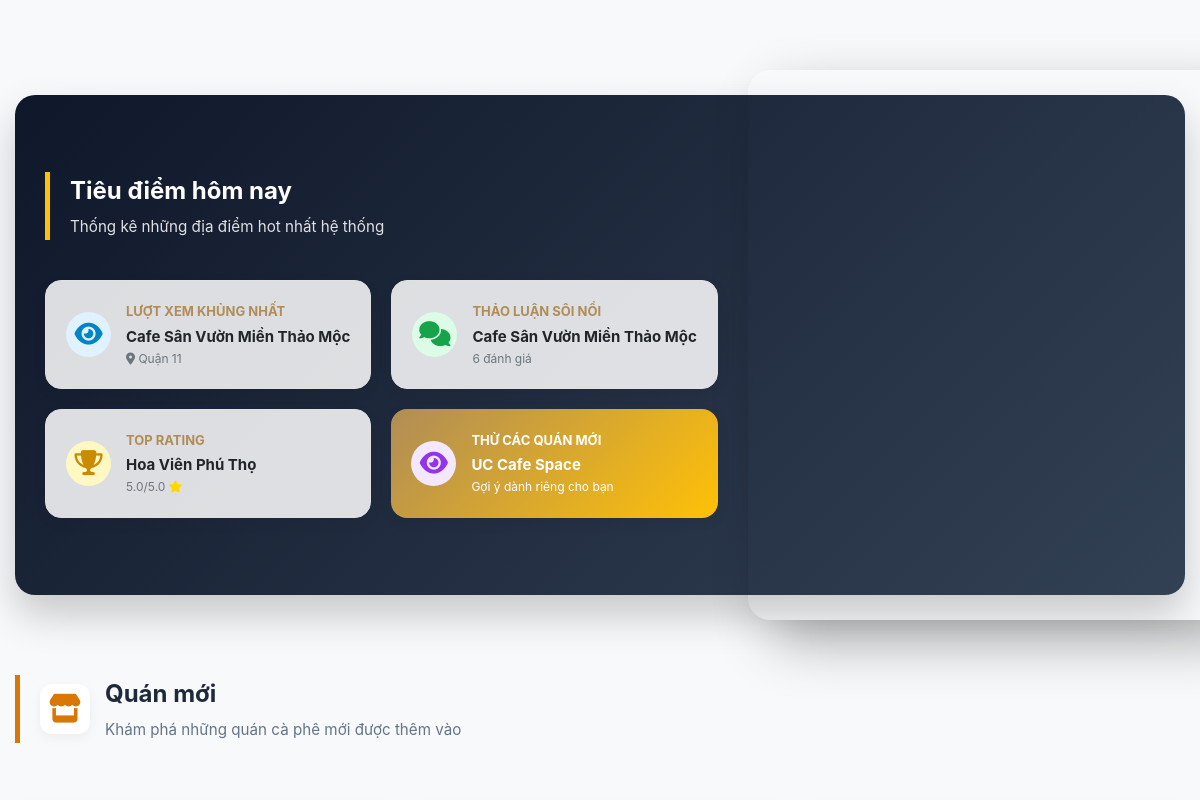
The app's page / (middle part), older data.
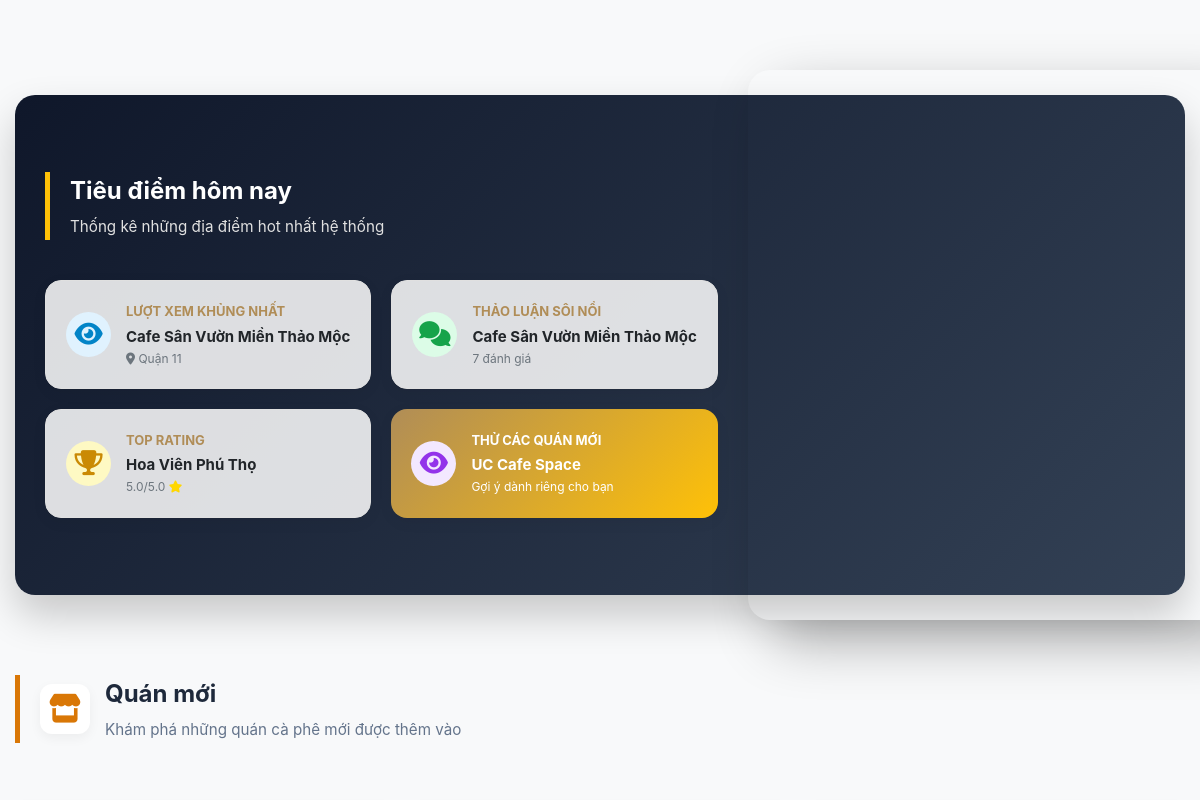
The same page, newer data.
### shops/models.py (models this page shows, shortened)
class CafeShop(models.Model):
    name = models.CharField(max_length = 200)
    address = models.CharField(max_length = 300)
    district = models.CharField(max_length=100, choices=DISTRICT_CHOICES)
    tags = models.CharField(max_length = 300, blank = True)
    amenities = models.CharField(max_length = 300, blank = True) #Tiện ích các thứ như Wifi, Chỗ đậu xe...
    description = models.CharField(max_length = 300, blank = True) #Tối đa 20 chữ
    price_range = models.CharField(max_length=100, choices=PRICE_CHOICES, blank=True)
    cover_image = models.ImageField(upload_to = 'covers/', blank = True, null = True)
    rating = models.FloatField(default = 0, validators = [MinValueValidator(0), MaxValueValidator(5)])
    latitude = models.FloatField(null=True, blank=True)
    longitude = models.FloatField(null=True, blank=True)
    avg_service = models.FloatField(default = 0)
    avg_ambiance = models.FloatField(default = 0)
    avg_drink = models.FloatField(default = 0)
    avg_price = models.FloatField(default = 0)
    def get_tag_list(self):
        if self.tags:
            return self.tags.split(',')
        return []

### shops/views.py (the view)
# urls.py: path('', views.home_view, name='home'),
def home_view(request):
    hot_shops = CafeShop.objects.filter(rating__gte=4.0).order_by('-rating')[:10]
    new_shops = CafeShop.objects.all().order_by('-id')[:10]
    popular_shops = CafeShop.objects.annotate(review_count=Count('reviews')).order_by('-review_count')[:10]
    most_viewed_data = ShopViewLog.objects.values('shop').annotate(total=Count('id')).order_by('-total').first()
    most_viewed_shop = CafeShop.objects.get(pk=most_viewed_data['shop']) if most_viewed_data else None
    most_commented_shop = CafeShop.objects.annotate(total_reviews=Count('reviews')).order_by('-total_reviews').first()
    top_rated_shop = hot_shops.first()
    random_shop = CafeShop.objects.order_by('?').first()
    context = {
        'new_shop': new_shops,
        'hot_shop': hot_shops,
        'popular_shop': popular_shops,
        'most_viewed_shop': most_viewed_shop,
        'most_commented_shop': most_commented_shop,
        'top_rated_shop': top_rated_shop,
        'random_shop': random_shop,
    }
    return render(request, 'home.html', context)

### templates/home.html (shortened to what this page needs)
{% extends 'base.html' %}
{% load static %}
{% block extra_styles %}
    <link rel="stylesheet" href="{% static 'css/home.css' %}">
{% endblock extra_styles %}
{% block content %}
    <section class="content-section">
        <div class="carousel-container">
            <div class="swiper-pagination"></div>
        </div>
    </section>
    <section class="content-section">
        <div class="container split-layout">
            <div class="left-col">
                <div class="section-header">
                    <div class="section-title">
                        <h2>Tiêu điểm hôm nay</h2>
                        <p>Thống kê những địa điểm hot nhất hệ thống</p>
                    </div>
                </div>
                <div class="stats-grid">
                    {% if most_viewed_shop %}
                        <a href="{% url 'shop_detail' most_viewed_shop.id %}" class="stats-card">
                            <div class="stats-icon view">
                                <i class="fa-solid fa-eye"></i>
                            </div>
                            <div class="stat-info">
                                <span class="stat-label">Lượt xem khủng nhất</span>
                                <h4 class="stat-name">{{ most_viewed_shop.name }}</h4>
                                <span class="stat-sub">
                                    <i class="fa-solid fa-location-dot"></i>
                                    {{ most_viewed_shop.district }}
                                </span>
                            </div>
                        </a>
                    {% endif %}
                    {% if most_commented_shop %}
                        <a href="{% url 'shop_detail' most_commented_shop.id %}" class="stats-card">
                            <div class="stats-icon comment">
                                <i class="fa-solid fa-comments"></i>
                            </div>
                            <div class="stat-info">
                                <span class="stat-label">Thảo luận sôi nổi</span>
                                <h4 class="stat-name">{{ most_commented_shop.name }}</h4>
                                <span class="stat-sub">{{ most_commented_shop.reviews.count }} đánh giá</span>
                            </div>
                        </a>
                    {% endif %}
                    {% if top_rated_shop %}
                        <a href="{% url 'shop_detail' top_rated_shop.id %}" class="stats-card">
                            <div class="stats-icon rating">
                                <i class="fa-solid fa-trophy"></i>
                            </div>
                            <div class="stat-info">
                                <span class="stat-label">Top Rating</span>
                                <h4 class="stat-name">{{ top_rated_shop.name }}</h4>
                                <span class="stat-sub">
                                    {{ top_rated_shop.rating }}/5.0
                                    <i class="fa-solid fa-star" style="color: gold;"></i>
                                </span>
                            </div>
                        </a>
                    {% endif %}
                    {% if random_shop %}
                        <a href="{% url 'shop_detail' random_shop.id %}" class="stats-card random-card">
                            <div class="stats-icon random">
                                <i class="fa-solid fa-eye"></i>
                            </div>
                            <div class="stat-info">
                                <span class="stat-label">Thử các quán mới</span>
                                <h4 class="stat-name">{{ random_shop.name }}</h4>
                                <span class="stat-sub">Gợi ý dành riêng cho bạn</span>
                            </div>
                        </a>
                    {% endif %}
                </div>
            </div>
            <div class="right-col">
                <div class="video-wrapper">
                    <video autoplay muted loop playsinline
                           poster="https://cdn.pixabay.com/photo/2017/05/19/07/34/teacup-2325722_1280.jpg">
                        <source src="{% static 'videos/video.mp4' %}"
                                type="video/mp4">
                    </video>
                </div>
            </div>
        </div>
    </section>
    <section class="content-section">
        <div class="section-header">
            <i class="fa-solid fa-store"></i>
            <div class="section-title">
                <h2>Quán mới</h2>
                <p>Khám phá những quán cà phê mới được thêm vào</p>
            </div>
        </div>
        <div class="carousel-container">
            <div class="card-list swiper">
            </div>
        </div>
    </section>
{% endblock %}

### templates/base.html (shortened to what this page needs)
{% load static %}
<!DOCTYPE html>
<html lang="vi">
<head>
    <link rel="stylesheet" href="https://cdnjs.cloudflare.com/ajax/libs/font-awesome/6.5.1/css/all.min.css">
    <link rel="stylesheet" href="https://cdn.jsdelivr.net/npm/swiper@12/swiper-bundle.min.css"/>
    <link rel="stylesheet" href="{% static 'css/style.css' %}">
    <link rel="stylesheet" href="https://unpkg.com/leaflet@1.9.4/dist/leaflet.css"/>
    {% block extra_styles %}
    {% endblock extra_styles %}
</head>
<body>
<main class="main-content container">
    {% block content %}
    {% endblock content %}
</main>
</body>
</html>

### static/css/style.css (style rules this page uses)
:root { --font-primary: -apple-system, BlinkMacSystemFont, "Segoe UI", Roboto, "Helvetica Neue", Arial, sans-serif; --primary-color: #865200; --color-dark: #212529; --color-muted: #6c757d; --color-light: #495057; --color-bg: #f8f9fa; --color-white: #ffffff; --color-border: #e0e0e0; --color-accent: #b08d57; --color-star: #ffc107; --container-width: 1200px; --border-radius: 8px; --box-shadow: 0 4px 12px rgba(0, 0, 0, 0.05); }
* { box-sizing: border-box; margin: 0; padding: 0; }
body { font-family: var(--font-primary); background-color: var(--color-bg); color: var(--color-dark); line-height: 1.6; }
a { text-decoration: none; color: inherit; }
.container { max-width: var(--container-width); margin-left: auto; margin-right: auto; padding-left: 15px; padding-right: 15px; }
.swiper { max-width: 100%; overflow: hidden; padding: 20px 0; position: static; }
.swiper-pagination { position: relative; bottom: auto; margin-top: 30px; }

### static/css/home.css (style rules this page uses)
.main-content { padding-top: 30px; padding-bottom: 30px; }
.content-section { margin-bottom: 80px; }
.section-header { display: flex; align-items: center; gap: 15px; margin-bottom: 40px; padding-left: 20px; border-left: 5px solid #d97706; position: relative; }
.section-header i { font-size: 1.8rem; background: #fff; width: 50px; height: 50px; display: flex; align-items: center; justify-content: center; border-radius: 12px; box-shadow: 0 4px 12px rgba(0,0,0,0.05); color: #d97706; }
.section-title h2 { font-size: 1.5rem; font-weight: 700; color: #1e293b; margin: 0; }
.section-title p { margin: 5px 0 0; color: #64748b; font-size: 0.95rem; }
.carousel-container { max-width: 1200px; margin: 0 auto; position: relative; }
.split-layout { display: grid; grid-template-columns: 0.3fr 1.7fr; gap: 0; align-items: center; background: linear-gradient(135deg, #0f172a 0%, #334155 100%); overflow: visible; border-radius: 20px; box-shadow: 0 20px 40px rgba(0, 0, 0, 0.2); padding: 0; }
.split-layout .section-header { border-left-color: var(--color-star); }
.split-layout h2 { color: white; }
.split-layout p { color: var(--color-border); }
.left-col { padding: 20px 30px; display: flex; flex-direction: column; justify-content: center; }
.stats-grid { display: grid; grid-template-columns: repeat(2, 1fr); gap: 20px; }
.stats-card { background: rgba(255, 255, 255, 0.85); padding: 20px; border-radius: 16px; display: flex; align-items: center; gap: 15px; box-shadow: 0 4px 15px rgba(0, 0, 0, 0.05); text-decoration: none; transition: all 0.3s ease; border: 1px solid var(--color-border); }
.stats-icon { width: 45px; height: 45px; border-radius: 50%; display: flex; align-items: center; justify-content: center; font-size: 25px; flex-shrink: 0; }
.stats-icon.view { background: #e0f2fe; color: #0284c7; }
.stats-icon.comment { background: #dcfce7; color: #16a34a; }
.stats-icon.rating { background: #fef9c3; color: #ca8a04; }
.stats-icon.random { background: #f3e8ff; color: #9333ea; }
.stat-info { display: flex; flex-direction: column; overflow: hidden; }
.stat-label { font-size: 13px; text-transform: uppercase; font-weight: 700; margin-bottom: 3px; color: var(--color-accent); }
.stat-name { font-size: 15px; font-weight: 700; color: var(--color-dark); margin: 0; white-space: nowrap; overflow: hidden; text-overflow: ellipsis; }
.stat-sub { font-size: 12px; color: var(--color-muted); }
.stats-card.random-card { background: linear-gradient(135deg, var(--color-accent), var(--color-star)); border: none; }
.stats-card.random-card .stat-name, .stats-card.random-card .stat-label, .stats-card.random-card .stat-sub { color: white; }
.right-col { position: relative; width: 100%; min-height: 500px; }
.video-wrapper { position: absolute; top: 0; left: 0; width: 100%; height: 100%; transform: scale(1.1); transform-origin: left center; border-radius: 20px; box-shadow: 20px 20px 50px rgba(0, 0, 0, 0.3); overflow: hidden; z-index: 3; }
.video-wrapper video { object-fit: cover; display: block; width: 100%; height: 100%; }

Row changes from the older to the newer data that the page shows:
changed CafeShop "Cafe Sân Vườn Miền Thảo Mộc": reviews.count "6" → "7"
